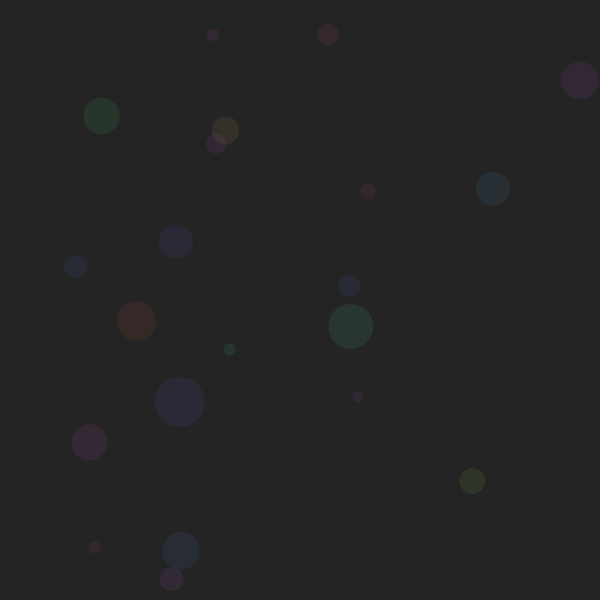
Frame 1 (no input)
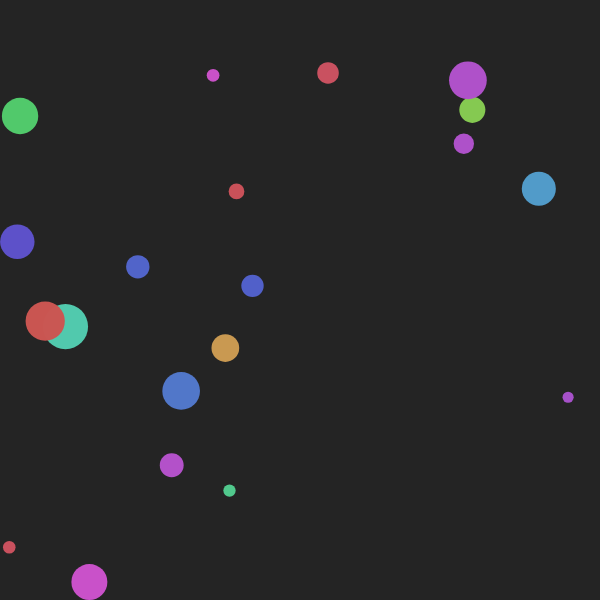
Frame 60 (no input)
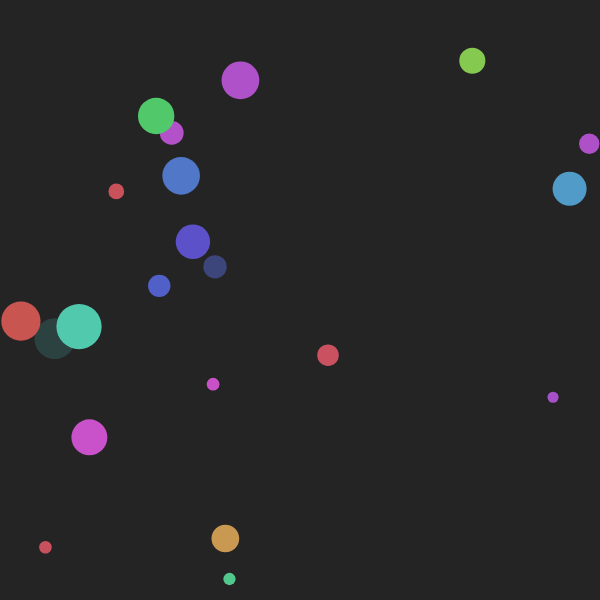
Frame 120 (the mouse pressed at the canvas centre since frame 60)

The p5.js sketch that drew these frames (run headless with seeded random() and noise() and a simulated clock; from frame 60 on, the mouse is pressed at the canvas centre):

// p5.js sketch
// ── sketch.js
new p5();

let balls = [];
let animationCount = 0;
let INITIAL_BALL_COUNT = 20;
let ADD_BALL_SPEED = 100;

    //sets color mode: DO THIS IN P5, OR SUFFER THE CONSEQUENCES!!!
    //YOU HAVE BEEN WARNED!
colorMode(HSB, 360, 360, 360, 1);

    //p5's init function
function setup () {
    createCanvas(600,600);
    noStroke();
    createBalls();
}

    //draws canvas
function draw () {
    background(51);
    
    if(animationCount % ADD_BALL_SPEED === 0){
        newBall();
    }
        //updates
    updateBalls();
        //ticks up animationCount
    animationCount++;
}

    //newBall creates a new ball, pushes it to balls, and removes the last item of balls
    //newBall is triggered at a certain interval, judged by animationCount hitting a threshold
newBall = () => {
        //add new ball
    balls.unshift(new Circle());
        //fade out && remove last ball
    balls[0].fadeIn();
        // check that more than one ball before removing
    if(balls.length > 1){
        balls[balls.length - 1].fadeOut();
    }
}

    //creates balls
createBalls = () => {
    for(let i = 0; i < INITIAL_BALL_COUNT; i++){
        balls.push(new Circle());
        balls[i].fadeIn();
    }
}

    //updates and shows balls
updateBalls = () => {
    for(let i = 0; i < balls.length; i++){
        let ball = balls[i];
        ball.update();
        ball.show();
    }
}


// ── Circle.js
//https://hackernoon.com/math-sin-and-math-cos-the-creative-coders-best-friend-597d69000644

//sin sections borrowed from above, as I slowly began to understand this concept.  The above article has some great other ideas as well!


//KNOWN ISSUES:
    //not an issue, but weird: why can't I use this.diameter to define another property?

function Circle () {
    this.ball = {
            //sets direction
        direction: Math.round(random()) === 1 ? 'y' : 'x',
            //sets initial angle for sin to use
        angle: random(360),
        speed: random(0.2, 1.5),
        // speed_y: random(1),
        diameter: random(10, 50),
            //color only works with non-decimal in p5.  Must be set to HSBA
        color: color('hsba(' + Math.round(random(1, 360)) + ', 60%, 80%, .1)'),
             //if direction is y, set initial y to calculated.  Else, is random
        y: this.direction === 'y' ? this.calcSinLocation() : random((0 + 50), (height - 50)),
            //if direction is x, set initial x to calculated.  Else, is random
        x: this.direction === 'x' ? this.calcSinLocation() : random((0 + 50), width - 50),
    }
    this.update = () => {
        this.ball.angle += this.ball.speed;
            //radians is a p5.js function that converts degrees into radians
            //the first width / 2 sets the midpoint as the start.  
            //Math.sin... gives a multiplier between 1 and -1.  
            //((width / 2) - ball.diameter / 2) allows the multiplier to be multiplied by half the width, minus the radius
           
            //ES6 lets you use bracket notation to have a dynamic property name!
        this.ball[this.ball.direction] = this.calcSinLocation();
    }

    this.show = () => {
        
        fill(this.ball.color);

        circle(this.ball.x, this.ball.y, this.ball.diameter)
    }

    // this.fadeOut = () => {
    //    this.ball.color.setAlpha(0.1);
       
    //     // var timer = setInterval(function () {
    //     //     if (alpha <= 0.1) {
    //     //         console.log(alpha);
    //     //         clearInterval(timer);
    //     //         //remove element
    //     //         balls.pop();
    //     //     }
    //     //     //set opacity
    //     //     this.ball.color = Math.round(alpha * .8);
    //     // }, 50);
    // }
    this.fadeIn = () => {
        let c = this.ball.color;
        let op = 0.1; // initial opacity
        var timer = setInterval(function () {
            if (op > .9) {
                clearInterval(timer);
            }
            c.setAlpha(op);
            op += op * 0.1;
        }, 20);
    }

        //fades out
    this.fadeOut = () => {
        let c = this.ball.color;
        let op = alpha(c); // current opacity
        var timer = setInterval(function () {
            if (op < .1) {
                balls.pop();
                clearInterval(timer);
            }
            c.setAlpha(op);
            op -= op * 0.1;
        }, 20);
    }
        //utility function to return location given an angle
    this.calcSinLocation = () => {
        return width / 2 + Math.sin(radians(this.ball.angle)) * ((width / 2) - this.ball.diameter / 2);
    }
}
